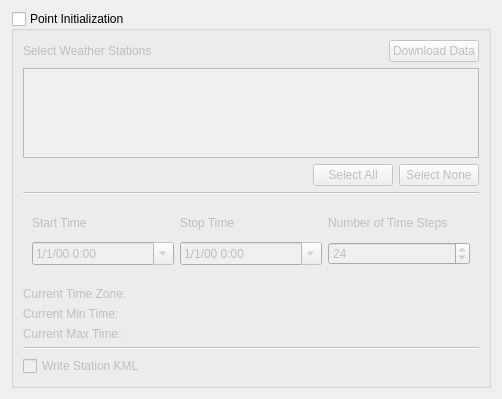
            <widget class="QWidget" name="pointInitializationScrollAreaWidget">
             <property name="geometry">
              <rect>
               <x>0</x>
               <y>0</y>
               <width>502</width>
               <height>399</height>
              </rect>
             </property>
             <layout class="QVBoxLayout" name="verticalLayout_19">
              <item>
               <widget class="QGroupBox" name="pointInitializationGroupBox">
                <property name="sizePolicy">
                 <sizepolicy hsizetype="Expanding" vsizetype="Expanding">
                  <horstretch>0</horstretch>
                  <verstretch>0</verstretch>
                 </sizepolicy>
                </property>
                <property name="minimumSize">
                 <size>
                  <width>0</width>
                  <height>0</height>
                 </size>
                </property>
                <property name="maximumSize">
                 <size>
                  <width>16777215</width>
                  <height>16777215</height>
                 </size>
                </property>
                <property name="title">
                 <string>Point Initialization</string>
                </property>
                <property name="checkable">
                 <bool>true</bool>
                </property>
                <property name="checked">
                 <bool>false</bool>
                </property>
                <layout class="QVBoxLayout" name="verticalLayout_42" stretch="0,0,0,0,0,0,0,0,0,0">
                 <item>
                  <layout class="QHBoxLayout" name="pointInitializationDownloadLayout">
                   <item>
                    <widget class="QLabel" name="pointInitializationSelectWeatherStationsLabel">
                     <property name="sizePolicy">
                      <sizepolicy hsizetype="Minimum" vsizetype="Minimum">
                       <horstretch>0</horstretch>
                       <verstretch>0</verstretch>
                      </sizepolicy>
                     </property>
                     <property name="text">
                      <string>Select Weather Stations</string>
                     </property>
                    </widget>
                   </item>
                   <item>
                    <spacer name="pointInitlializationDownloadLayoutSpacer">
                     <property name="orientation">
                      <enum>Qt::Orientation::Horizontal</enum>
                     </property>
                     <property name="sizeHint" stdset="0">
                      <size>
                       <width>40</width>
                       <height>20</height>
                      </size>
                     </property>
                    </spacer>
                   </item>
                   <item>
                    <widget class="QPushButton" name="pointInitializationDownloadDataButton">
                     <property name="sizePolicy">
                      <sizepolicy hsizetype="Minimum" vsizetype="Minimum">
                       <horstretch>0</horstretch>
                       <verstretch>0</verstretch>
                      </sizepolicy>
                     </property>
                     <property name="maximumSize">
                      <size>
                       <width>140</width>
                       <height>16777215</height>
                      </size>
                     </property>
                     <property name="cursor">
                      <cursorShape>PointingHandCursor</cursorShape>
                     </property>
                     <property name="text">
                      <string>Download Data</string>
                     </property>
                     <property name="icon">
                      <iconset resource="../../wn-resources.qrc">
                       <normaloff>:/server_go.png</normaloff>:/server_go.png</iconset>
                     </property>
                    </widget>
                   </item>
                  </layout>
                 </item>
                 <item>
                  <widget class="QTreeView" name="pointInitializationTreeView">
                   <property name="sizePolicy">
                    <sizepolicy hsizetype="Expanding" vsizetype="Expanding">
                     <horstretch>0</horstretch>
                     <verstretch>0</verstretch>
                    </sizepolicy>
                   </property>
                   <property name="minimumSize">
                    <size>
                     <width>0</width>
                     <height>0</height>
                    </size>
                   </property>
                   <property name="maximumSize">
                    <size>
                     <width>16777215</width>
                     <height>16777215</height>
                    </size>
                   </property>
                   <property name="baseSize">
                    <size>
                     <width>0</width>
                     <height>0</height>
                    </size>
                   </property>
                   <property name="frameShadow">
                    <enum>QFrame::Shadow::Sunken</enum>
                   </property>
                   <property name="sortingEnabled">
                    <bool>true</bool>
                   </property>
                   <attribute name="headerMinimumSectionSize">
                    <number>10</number>
                   </attribute>
                   <attribute name="headerDefaultSectionSize">
                    <number>300</number>
                   </attribute>
                   <attribute name="headerShowSortIndicator" stdset="0">
                    <bool>true</bool>
                   </attribute>
                   <attribute name="headerStretchLastSection">
                    <bool>false</bool>
                   </attribute>
                  </widget>
                 </item>
                 <item>
                  <layout class="QHBoxLayout" name="pointInitializationSelectLayout">
                   <item>
                    <spacer name="pointInitializationSelectLayoutSpacer">
                     <property name="orientation">
                      <enum>Qt::Orientation::Horizontal</enum>
                     </property>
                     <property name="sizeHint" stdset="0">
                      <size>
                       <width>40</width>
                       <height>20</height>
                      </size>
                     </property>
                    </spacer>
                   </item>
                   <item>
                    <widget class="QPushButton" name="pointInitializationSelectAllButton">
                     <property name="sizePolicy">
                      <sizepolicy hsizetype="Minimum" vsizetype="Minimum">
                       <horstretch>0</horstretch>
                       <verstretch>0</verstretch>
                      </sizepolicy>
                     </property>
                     <property name="text">
                      <string>Select All</string>
                     </property>
                    </widget>
                   </item>
                   <item>
                    <widget class="QPushButton" name="pointInitializationSelectNoneButton">
                     <property name="sizePolicy">
                      <sizepolicy hsizetype="Minimum" vsizetype="Minimum">
                       <horstretch>0</horstretch>
                       <verstretch>0</verstretch>
                      </sizepolicy>
                     </property>
                     <property name="text">
                      <string>Select None</string>
                     </property>
                    </widget>
                   </item>
                  </layout>
                 </item>
                 <item>
                  <widget class="Line" name="pointInitializationLine2">
                   <property name="orientation">
                    <enum>Qt::Orientation::Horizontal</enum>
                   </property>
                  </widget>
                 </item>
                 <item>
                  <widget class="QStackedWidget" name="pointInitializationDataTimeStackedWidget">
                   <property name="sizePolicy">
                    <sizepolicy hsizetype="Minimum" vsizetype="Fixed">
                     <horstretch>0</horstretch>
                     <verstretch>0</verstretch>
                    </sizepolicy>
                   </property>
                   <property name="minimumSize">
                    <size>
                     <width>0</width>
                     <height>80</height>
                    </size>
                   </property>
                   <property name="maximumSize">
                    <size>
                     <width>16777215</width>
                     <height>16777215</height>
                    </size>
                   </property>
                   <property name="currentIndex">
                    <number>0</number>
                   </property>
                   <widget class="QWidget" name="weatherStationDataTimeDatesPage">
                    <property name="sizePolicy">
                     <sizepolicy hsizetype="Minimum" vsizetype="Minimum">
                      <horstretch>0</horstretch>
                      <verstretch>0</verstretch>
                     </sizepolicy>
                    </property>
                    <layout class="QGridLayout" name="gridLayout_5">
                     <item row="1" column="1">
                      <widget class="QLabel" name="weatherStationDataEndTimeLabel">
                       <property name="sizePolicy">
                        <sizepolicy hsizetype="Minimum" vsizetype="Minimum">
                         <horstretch>0</horstretch>
                         <verstretch>0</verstretch>
                        </sizepolicy>
                       </property>
                       <property name="text">
                        <string>Stop Time</string>
                       </property>
                      </widget>
                     </item>
                     <item row="2" column="1">
                      <widget class="QDateTimeEdit" name="weatherStationDataEndDateTimeEdit">
                       <property name="enabled">
                        <bool>false</bool>
                       </property>
                       <property name="dateTime">
                        <datetime>
                         <hour>0</hour>
                         <minute>0</minute>
                         <second>0</second>
                         <year>2000</year>
                         <month>1</month>
                         <day>1</day>
                        </datetime>
                       </property>
                       <property name="displayFormat">
                        <string>M/d/yy h:mm</string>
                       </property>
                       <property name="calendarPopup">
                        <bool>true</bool>
                       </property>
                      </widget>
                     </item>
                     <item row="1" column="2">
                      <widget class="QLabel" name="weatherStationDataTimestepsLabel">
                       <property name="sizePolicy">
                        <sizepolicy hsizetype="Minimum" vsizetype="Minimum">
                         <horstretch>0</horstretch>
                         <verstretch>0</verstretch>
                        </sizepolicy>
                       </property>
                       <property name="text">
                        <string>Number of Time Steps</string>
                       </property>
                      </widget>
                     </item>
                     <item row="1" column="0">
                      <widget class="QLabel" name="weatherStationDataStartTimeLabel">
                       <property name="sizePolicy">
                        <sizepolicy hsizetype="Minimum" vsizetype="Fixed">
                         <horstretch>0</horstretch>
                         <verstretch>0</verstretch>
                        </sizepolicy>
                       </property>
                       <property name="text">
                        <string>Start Time</string>
                       </property>
                      </widget>
                     </item>
                     <item row="2" column="2">
                      <widget class="QSpinBox" name="weatherStationDataTimestepsSpinBox">
                       <property name="enabled">
                        <bool>false</bool>
                       </property>
                       <property name="minimum">
                        <number>1</number>
                       </property>
                       <property name="maximum">
                        <number>99999</number>
                       </property>
                       <property name="singleStep">
                        <number>1</number>
                       </property>
                       <property name="value">
                        <number>24</number>
                       </property>
                      </widget>
                     </item>
                     <item row="2" column="0">
                      <widget class="QDateTimeEdit" name="weatherStationDataStartDateTimeEdit">
                       <property name="enabled">
                        <bool>false</bool>
                       </property>
                       <property name="cursor">
                        <cursorShape>PointingHandCursor</cursorShape>
                       </property>
                       <property name="displayFormat">
                        <string>M/d/yy h:mm</string>
                       </property>
                       <property name="calendarPopup">
                        <bool>true</bool>
                       </property>
                      </widget>
                     </item>
                    </layout>
                   </widget>
                   <widget class="QWidget" name="weatherStationDataTimeCalculatedPage">
                    <property name="sizePolicy">
                     <sizepolicy hsizetype="Minimum" vsizetype="Minimum">
                      <horstretch>0</horstretch>
                      <verstretch>0</verstretch>
                     </sizepolicy>
                    </property>
                    <layout class="QVBoxLayout" name="verticalLayout_16">
                     <item>
                      <widget class="QTextEdit" name="weatherStationDataTextEdit">
                       <property name="sizePolicy">
                        <sizepolicy hsizetype="Minimum" vsizetype="Minimum">
                         <horstretch>0</horstretch>
                         <verstretch>0</verstretch>
                        </sizepolicy>
                       </property>
                       <property name="maximumSize">
                        <size>
                         <width>16777215</width>
                         <height>30</height>
                        </size>
                       </property>
                      </widget>
                     </item>
                    </layout>
                   </widget>
                  </widget>
                 </item>
                 <item>
                  <widget class="QLabel" name="weatherStationTimeZoneLabel">
                   <property name="sizePolicy">
                    <sizepolicy hsizetype="Minimum" vsizetype="Minimum">
                     <horstretch>0</horstretch>
                     <verstretch>0</verstretch>
                    </sizepolicy>
                   </property>
                   <property name="text">
                    <string>Current Time Zone:</string>
                   </property>
                  </widget>
                 </item>
                 <item>
                  <widget class="QLabel" name="weatherStationMinTimeLabel">
                   <property name="sizePolicy">
                    <sizepolicy hsizetype="Minimum" vsizetype="Minimum">
                     <horstretch>0</horstretch>
                     <verstretch>0</verstretch>
                    </sizepolicy>
                   </property>
                   <property name="text">
                    <string>Current Min Time:</string>
                   </property>
                  </widget>
                 </item>
                 <item>
                  <widget class="QLabel" name="weatherStationMaxTimeLabel">
                   <property name="sizePolicy">
                    <sizepolicy hsizetype="Minimum" vsizetype="Minimum">
                     <horstretch>0</horstretch>
                     <verstretch>0</verstretch>
                    </sizepolicy>
                   </property>
                   <property name="text">
                    <string>Current Max Time: </string>
                   </property>
                  </widget>
                 </item>
                 <item>
                  <widget class="Line" name="pointInitializationLine1">
                   <property name="orientation">
                    <enum>Qt::Orientation::Horizontal</enum>
                   </property>
                  </widget>
                 </item>
                 <item>
                  <widget class="QCheckBox" name="pointInitializationWriteStationKMLCheckBox">
                   <property name="sizePolicy">
                    <sizepolicy hsizetype="Minimum" vsizetype="Minimum">
                     <horstretch>0</horstretch>
                     <verstretch>0</verstretch>
                    </sizepolicy>
                   </property>
                   <property name="cursor">
                    <cursorShape>PointingHandCursor</cursorShape>
                   </property>
                   <property name="text">
                    <string>Write Station KML</string>
                   </property>
                   <property name="icon">
                    <iconset resource="../../wn-resources.qrc">
                     <normaloff>:/weather_cloudy.png</normaloff>:/weather_cloudy.png</iconset>
                   </property>
                  </widget>
                 </item>
                </layout>
               </widget>
              </item>
             </layout>
            </widget>
